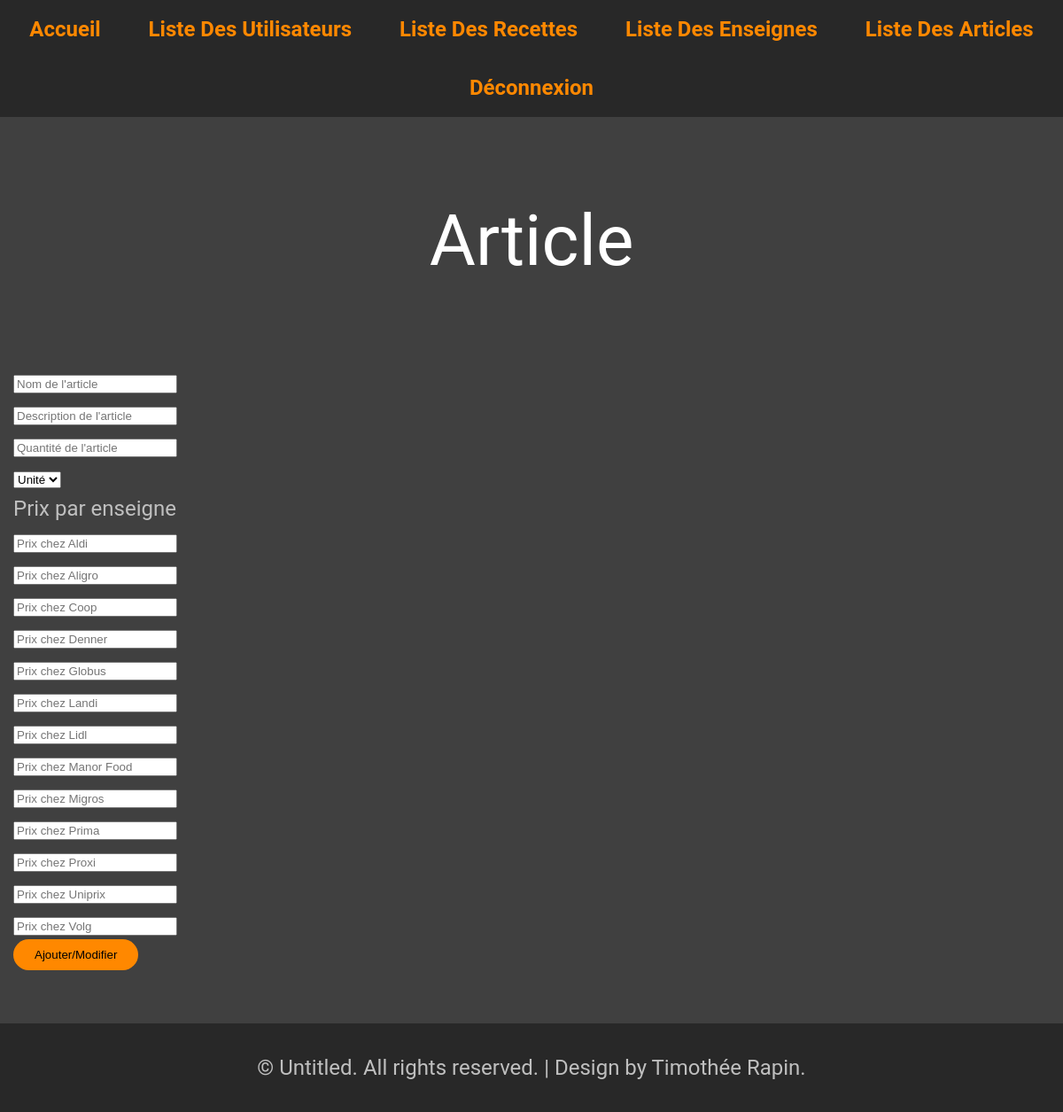
Page /Code/index.php?action=articlesAdd (signed in) on the committed database.
### tables this page shows
CREATE TABLE IF NOT EXISTS `signs` (
  `id` INT NOT NULL AUTO_INCREMENT,
  `name` VARCHAR(30) NOT NULL,
  PRIMARY KEY (`id`),
  INDEX `UniqueSign` (`name` ASC) VISIBLE);

### Code/Controller/articles.php (called while the page is built, shortened)
<?php
require_once "Model/articlesManager.php";
function articleAdd($data){
    articleManage($data);
}

### Code/Model/dbConnector.php (called while the page is built, shortened)
<?php
function executeQuerySelect($query)
{
    $queryResult = null;
    $dbConnexion = openDBConnexion();
    if ($dbConnexion != null) {
        $statement = $dbConnexion->prepare($query);
        $statement->execute();
        $queryResult = $statement->fetchAll();
    }
    return $queryResult;
}
function openDBConnexion()
{
    $tempDBConnexion = null;
    $sqlDriver = 'mysql';
    $hostname = 'localhost';
    $port = 3306;
    $charset = 'utf8';
    $dbName = 'gesrep_trn_TPI';
    $userName = 'gesrep_trn_TPI';
    $userPsw = '6@aP7qkR8^hn';
    $dsn = $sqlDriver . ':host=' . $hostname . ';dbname=' . $dbName . ';port=' . $port . ';charset=' . $charset;
    try {
        $tempDBConnexion = new PDO($dsn, $userName, $userPsw);
    } catch (PDOException $exception) {
        echo 'Connection failed' . $exception->getMessage();
    }
    return $tempDBConnexion;
}

### Code/Model/signsManager.php (called while the page is built, shortened)
<?php
require_once "dbConnector.php";
function getSignsList()
{
    $query = "SELECT signs.id, signs.name FROM signs ORDER BY signs.name ASC";
    $queryResult = executeQuerySelect($query);
    return $queryResult;
}

### Code/View/articleForm.php (the view, shortened to what this page needs)
<main id="page" class="container">
    <h1>Article</h1>
    <form class="login" action="index.php?action=articlesAdd" method="POST">
        <div data-validate = "un nom d'article est obligatoire">
            <input type="text" name="inputArticleName" placeholder="Nom de l'article" value="<?php if( isset($_POST['inputArticleName'])) {echo $_POST['inputArticleName'];}?>" autofocus/>
        </div>
        <div>
            <input type="text" name="inputArticleDescription" placeholder="Description de l'article" value="<?php if( isset($_POST['inputArticleDescription'])) {echo $_POST['inputArticleDescription'];}?>"/>
        </div>
        <div data-validate = "une quantité est obligatoire">
            <input type="number" name="inputArticleQuantity" placeholder="Quantité de l'article" value="<?php if( isset($_POST['inputArticleQuantity'])) {echo $_POST['inputArticleQuantity'];}?>"/>
        </div>
        <div>
            <select id="articleUnity" name="inputArticleUnity">
                <option value="0">Unité</option>
            </select>
        </div>
        <span>Prix par enseigne</span>
        <?php foreach ($signs as $sign) : ?>
            <div>
                <input type="text" name="inputArticlePriceSign<?= $sign['id'] ?>" placeholder="Prix chez <?= $sign['name'] ?>" value="<?php if( isset($_POST['inputArticlePriceSign'.$sign['id']])) {echo $_POST['inputArticlePriceSign'.$sign['id']];}?>"/>
            </div>
        <?php endforeach; ?>
        <div>
            <button class="buttonCenter" type="submit">
                Ajouter/Modifier
            </button>
        </div>
    </form>
</main>
<?php
require 'gabarit.php';
?>

### Code/View/Contents/CSS/style.css (style rules this page uses)
:root { --text-dark: #000000; --text-dark-gray: #404040; --text-light-gray: #BFBFBF; --text-light: #FFFFFF; --danger-dark: #CC0000; --danger: #FF4444; --warning-dark: #FF8800; --warning: #FFBB33; --success-dark: #007E33; --success: #00C851; --information-dark: #0099CC; --information: #33B5E5; --main-dark: #282828; --main: #404040; --main-light: #606060; --primary-dark: #AA5500; --primary: #FF8800; --primary-light: #FFAA55; --secondary-dark: #00CBCC; --secondary: #00FFFF; --secondary-light: #72FFFF; }
body { position: relative; min-height: 100vh; margin: 0; padding: 0; padding-bottom: 10rem; background: var(--main); color: var(--text-light-gray); font-family: 'Roboto', Arial, Helvetica, sans-serif; font-size: 24px; overflow-x: hidden; line-height: 1.5; }
h1 { text-align: center; font-size: 5rem; margin: 5rem; color: var(--text-light); }
.container { max-width: 1200px; margin: 0 auto; padding: 0 15px; }
button { border-radius: 100px; background-color: var(--primary); color: #000000; width: fit-content; display: flex; flex-direction: column; justify-content: center; align-items: center; padding: 10px 24px; gap: 10px; }

### rows in the picture
signs: name+id "Prix chez Aldi"
signs: name+id "Prix chez Aligro"
signs: name+id "Prix chez Coop"
signs: name+id "Prix chez Denner"
signs: name+id "Prix chez Globus"
signs: name+id "Prix chez Landi"
signs: name+id "Prix chez Lidl"
signs: name+id "Prix chez Manor Food"
signs: name+id "Prix chez Migros"
signs: name+id "Prix chez Prima"
signs: name+id "Prix chez Proxi"
signs: name+id "Prix chez Uniprix"
signs: name+id "Prix chez Volg"
